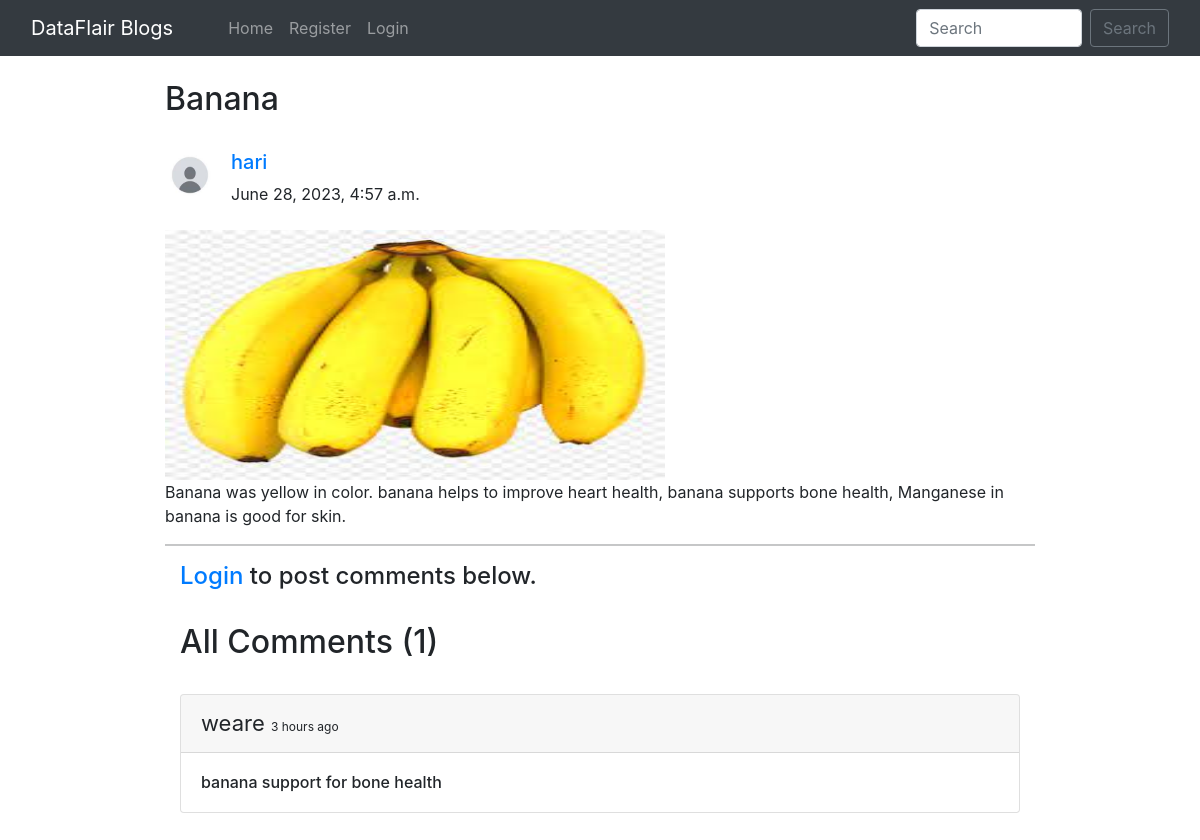
The app's page /blog/fruit/ with its own data.
### app/models.py (models this page shows, shortened)
class BlogPost(models.Model):
    title=models.CharField(max_length=255)
    author= models.ForeignKey(User, on_delete=models.CASCADE)
    slug=models.CharField(max_length=130,unique=True)
    content=models.TextField()
    image = models.ImageField(upload_to="profile_pics/", blank=True, null=True)
    dateTime=models.DateTimeField(auto_now_add=True)

class Profile(models.Model):
    user = models.OneToOneField(User, on_delete=models.CASCADE, blank=True, null=True)
    image = models.ImageField(upload_to="profile_pics", blank=True, null=True)
    bio = models.TextField(blank=True, null=True)
    phone_no = models.IntegerField(blank=True, null=True)
    facebook = models.CharField(max_length=300, blank=True, null=True)
    instagram = models.CharField(max_length=300, blank=True, null=True)
    linkedin = models.CharField(max_length=300, blank=True, null=True)

class Comment(models.Model):
    user = models.ForeignKey(User, on_delete=models.CASCADE)
    content = models.TextField()
    blog = models.ForeignKey(BlogPost, on_delete=models.CASCADE)
    parent_comment = models.ForeignKey('self', on_delete=models.CASCADE, null=True, blank=True)
    dateTime=models.DateTimeField(default=now)

### app/views.py (the view)
# urls.py: path("blog/<str:slug>/", views.blogs_comments, name="blogs_comments"),
def blogs_comments(request, slug):
    post = BlogPost.objects.filter(slug=slug).first()
    comments = Comment.objects.filter(blog=post)
    if request.method=="POST":
        user = request.user
        content = request.POST.get('content','')
        blog_id =request.POST.get('blog_id','')
        comment = Comment(user = user, content = content, blog=post)
        comment.save()
    return render(request, "blog_comments.html", {'post':post, 'comments':comments})

### app/templates/blog_comments.html (shortened to what this page needs)
{% extends 'base.html' %}
{% block body %}
{% load humanize %}
<div class="container w-75 my-4">
      <h2 class="blog-post-title">{{post.title}}</h2>
      <br>
      <div class="media">
            {% if post.author.profile.image %}
            <img class="mr-3 rounded-circle" src="{{post.author.profile.image.url}}" width="50px" height="50px"
                  alt="image">
            {% endif %}
            <div class="media-body">
                  <h5 class="mt-0"><a href="/user_profile/{{post.author.id}}/">{{post.author}}
                        </a></h5>
                  {{post.dateTime}}
            </div>
      </div>
      <br>
      <img src="/media/{{post.image}}" alt="" height="250px" width="500px">
      <br>
      <p>{{post.content}}.</p>
      <hr>
      {% if user.is_authenticated %}
      <div class="container">
            <h2>Add Comments Here</h2>
            <form action="/blog/{{post.slug}}/" method="POST"> {% csrf_token %}
                  <div class="form-floating">
                        <textarea class="form-control" placeholder="Leave a comment here" id="floatingTextarea2"
                              style="height: 100px" id="content" name="content"></textarea>
                        <label for="floatingTextarea2">Leave a comment here.</label>
                        <br>
                        <button type="submit" class="btn btn-primary">Comment</button>
                  </div>
            </form>
            {% else %}
            <div class="container">
                  <h4><a href="/login/">Login</a> to post comments below.</h4>
                  {% endif %}
                  <br>
                  <h2>All Comments ({{comments.count}})</h2>
                  <br>
                  {% for comment in comments %}
                  <div class="card">
                        <div class="card-header">
                              <span style="font-size: 22px;">{{comment.user}} </span> <span
                                    style="font-size: 12px;">{{comment.dateTime | naturaltime}}</span>
                        </div>
                        <div class="card-body">
                              <h6 class="card-text">{{comment.content}}</h6>
                        </div>
                  </div>
                  <br>
                  {% endfor %}
            </div>
      </div>
      {% endblock %}

### app/templates/base.html (shortened to what this page needs)
<!doctype html>
<html lang="en">
  <head>
    <link href="//maxcdn.bootstrapcdn.com/bootstrap/4.1.1/css/bootstrap.min.css" rel="stylesheet" id="bootstrap-css">
    <link href="https://cdn.jsdelivr.net/npm/bootstrap@5.0.2/dist/css/bootstrap.min.css" rel="stylesheet">
    <link rel="stylesheet" href="https://maxcdn.bootstrapcdn.com/bootstrap/4.0.0/css/bootstrap.min.css">
  </head>
  <body>
    <nav class="navbar navbar-expand-lg navbar-dark bg-dark sticky-top">
        <div class="container-fluid">
          <a class="navbar-brand" href="/">DataFlair Blogs</a>
          <div class="collapse navbar-collapse" id="navbarSupportedContent">
          <div class="container mx-3">
            <ul class="navbar-nav me-auto mb-2 mb-lg-0">
              <li class="nav-item">
                <a class="nav-link {% block homeactive %} {% endblock homeactive %}" aria-current="page" href="/">Home</a>
              </li>
              {% if user.is_authenticated %}
              <li class="nav-item">
                <a class="nav-link {% block add_blogs_active %} {% endblock add_blogs_active %}" href="/add_blogs/">Add Blogs</a>
              </li>
              <li class="nav-item">
                <a class="nav-link active" href="#">Hello {{request.user}}</a>
              </li>
              <li class="nav-item">
                <a class="nav-link {% block profileactive %} {% endblock profileactive %}" href="/profile/">Profile</a>
              </li>
              <li class="nav-item">
                <a class="nav-link" href="/logout/">Logout</a>
              </li>
              {% else %}
              <li class="nav-item">
                <a class="nav-link {% block registeractive %} {% endblock registeractive %}" href="/register/">Register</a>
              </li>
               <li class="nav-item">
                <a class="nav-link {% block loginactive %} {% endblock loginactive %}" href="/login/">Login</a>
              </li>
              {% endif %}
            </ul>
            </div>
            <form class="d-flex" method="POST" action="/search/"> {% csrf_token %}
              <input class="form-control me-2" type="search" placeholder="Search" name="searched" id="searched" aria-label="Search">
              <button href="/search/" class="btn btn-outline-secondary" type="submit">Search</button>
            </form>
          </div>
        </div>
      </nav>
      {% block body %}
      {% endblock %}
</body>
</html>

### records on screen
BlogPost: title "Banana", author.profile.image (picture), author "hari", dateTime "June 28, 2023, 4:57 a.m.", image (picture), content "Banana was yellow in color. banana helps to improve heart health, banana supports bone health, Manganese in banana is good for skin"
Comment: user "weare", dateTime "3 hours ago", content "banana support for bone health"

### other values on screen
{{ comments.count }} "1"
